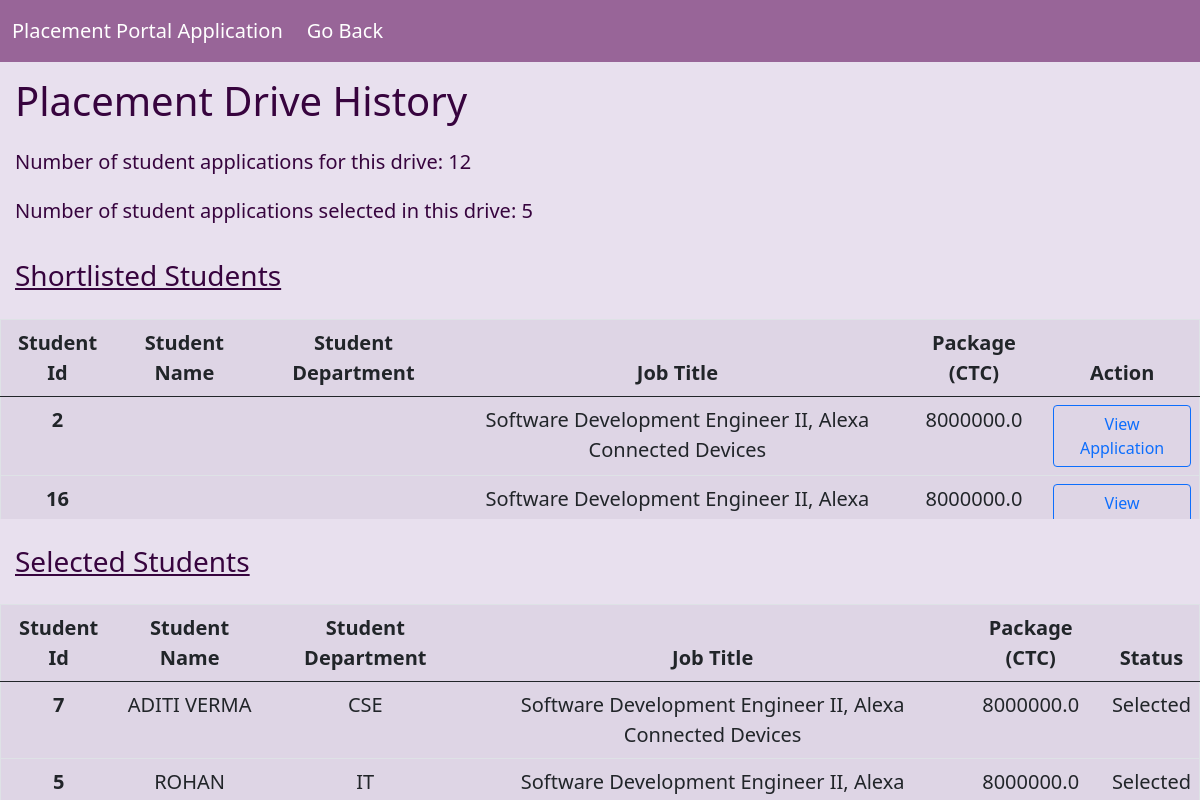
The page /view_closed_drive_history/1 on the database its author committed.
### application/models.py (models this page shows)
class Application(db.Model):
    __tablename__ = 'application'
    aid = db.Column(db.Integer, primary_key=True)
    sid = db.Column(db.Integer, db.ForeignKey('student.sid'), nullable=False)
    did = db.Column(db.Integer, db.ForeignKey('placement_drive.did'), nullable=False)
    type = db.Column(db.String(), nullable=False)
    gpa = db.Column(db.Float, nullable=False)
    yog = db.Column(db.Integer, nullable=False)
    application_date = db.Column(db.Text, nullable=False)
    resume = db.Column(db.String(), nullable=False)
    status = db.Column(db.String(), nullable=False, default='Applied') #selection status: can be updated by company [Applied, Shortlisted, Selected, Rejected]

class Placement_Drive(db.Model):
    __tablename__ = 'placement_drive'
    did = db.Column(db.Integer, primary_key=True)
    dname = db.Column(db.String(), nullable=False)
    cid = db.Column(db.Integer, db.ForeignKey('company.cid'), nullable=False)
    job_title = db.Column(db.String(), nullable=False)
    job_description = db.Column(db.String(), nullable=False)
    eligibility_criteria = db.Column(db.String(), nullable=False)
    salary = db.Column(db.Double, nullable=True)
    location = db.Column(db.String(), nullable=True)
    interview_type = db.Column(db.String(), nullable=True)
    application_deadline = db.Column(db.Text, nullable=False)
    status = db.Column(db.String(), nullable=False, default='Pending') #need to be approved by admin [Pending, Approved, Rejected, Closed]
    applications = db.relationship('Application', backref='drive', foreign_keys='Application.did', cascade='all, delete-orphan')

class Student(db.Model):
    __tablename__ = 'student'
    sid = db.Column(db.Integer, db.ForeignKey('user.uid'), primary_key=True)
    username = db.Column(db.String(), db.ForeignKey('user.username'), nullable=False)
    sname = db.Column(db.String(), nullable=False)
    sdepartment = db.Column(db.String(), nullable=False)
    gpa = db.Column(db.Float, nullable=False)
    yog = db.Column(db.Integer, nullable=False)
    contact = db.Column(db.String(), nullable=False)
    resume = db.Column(db.String(), nullable=True)
    status = db.Column(db.String(), nullable=False, default='Activated') #account status: can be deactivated by admin [Activated, Deactivated]
    applications = db.relationship('Application', backref='student', foreign_keys='Application.sid', cascade='all, delete-orphan')

### application/controllers.py (the view)
@app.route("/view_closed_drive_history/<int:drive_id>", methods=["GET", "POST"])
def view_closed_drive_history(drive_id):
    this_drive = Placement_Drive.query.filter_by(did=drive_id).first()
    this_company = Company.query.filter_by(cid=this_drive.cid).first()
    total_applications = len(Application.query.filter_by(did=drive_id).all())
    total_placed = len(Application.query.filter_by(did=drive_id, status="Selected").all())
    placed_students = Application.query.filter_by(did=drive_id, status="Selected").all()
    shortlisted_students = Application.query.filter_by(did=drive_id, status="Shortlisted").all()
    return render_template("closed_drive_history.html", this_drive=this_drive, this_company=this_company, total_applications=total_applications, total_placed=total_placed, placed_students=placed_students, shortlisted_students=shortlisted_students)

### templates/closed_drive_history.html (shortened to what this page needs)
<!DOCTYPE html>
<html lang="en">
<head>
    <link rel="stylesheet" href="/static/style.css">
    <link href="https://cdn.jsdelivr.net/npm/bootstrap@5.0.2/dist/css/bootstrap.min.css" rel="stylesheet">
</head>
<body>
    <div id="main">
        <div id="canvas" class="overflow-auto">
            <nav class="navbar navbar-expand-lg navbar-light">
                <div class="container-fluid">
                    <a class="navbar-brand" href="#">Placement Portal Application</a>
                    <div class="collapse navbar-collapse" id="navbarSupportedContent">
                        <ul class="navbar-nav me-auto mb-2 mb-lg-0">
                            <li class="nav-item">
                            <a class="nav-link active" aria-current="page" href="/company/{{this_company.cid}}">Go Back</a>
                            </li>
                        </ul>
                    </div>
                </div>
            </nav>
            <h1 class="heading">Placement Drive History</h1>
            <h5 class="heading">Number of student applications for this drive: {{total_applications}}</h5>
            <h5 class="heading">Number of student applications selected in this drive: {{total_placed}}</h5>
            <div id="content">
                <h3 class="headings my-3">Shortlisted Students</h3>
                <div id="cards" class="table" style="max-height:200px;overflow-y: scroll;">
                    <table class="table border">
                        <thead>
                            <tr>
                            <th scope="col" class="text-center">Student Id</th>
                            <th scope="col" class="text-center">Student Name</th>
                            <th scope="col" class="text-center">Student Department</th>
                            <th scope="col" class="text-center">Job Title</th>
                            <th scope="col" class="text-center">Package (CTC)</th>
                            <th scope="col" class="text-center">Action</th>
                            </tr>
                        </thead>
                        <tbody>
                            {% for student in shortlisted_students %}
                            <tr>
                            <th scope="row" class="text-center">{{student.sid}}</th>
                            <td class="text-center">{{student.sname}}</td>
                            <td class="text-center">{{student.sdepartment}}</td>
                            <td class="text-center">{{this_drive.job_title}}</td>
                            <td class="text-center">{{this_drive.salary}}</td>
                            <td class="text-center"><a href="/review_application/{{student.sid}}/{{student.did}}" class="btn btn-outline-primary">View Application</a></td>
                            </tr>
                            {% endfor %}
                        </tbody>
                    </table>
                </div>
                <h3 class="headings my-3">Selected Students</h3>
                <div id="cards" class="table" style="max-height:200px;overflow-y: scroll;">
                    <table class="table border">
                        <thead>
                            <tr>
                            <th scope="col" class="text-center">Student Id</th>
                            <th scope="col" class="text-center">Student Name</th>
                            <th scope="col" class="text-center">Student Department</th>
                            <th scope="col" class="text-center">Job Title</th>
                            <th scope="col" class="text-center">Package (CTC)</th>
                            <th scope="col" class="text-center">Status</th>
                            </tr>
                        </thead>
                        <tbody>
                            {% for placed in placed_students %}
                            <tr>
                            <th scope="row" class="text-center">{{placed.sid}}</th>
                            <td class="text-center">{{placed.student.sname}}</td>
                            <td class="text-center">{{placed.student.sdepartment}}</td>
                            <td class="text-center">{{this_drive.job_title}}</td>
                            <td class="text-center">{{this_drive.salary}}</td>
                            <td class="text-center">{{placed.status}}</td>
                            </tr>
                            {% endfor %}
                        </tbody>
                    </table>
                </div>
            </div>
        </div>
    </div>
</body>
</html>

### static/style.css (style rules this page uses)
* { margin:0px; }
#main { background-color: rgb(240, 238, 241); }
#canvas { width: 100%; margin:auto; height:800px; background-color: rgb(232, 224, 238); }
.headings { color: rgb(55, 4, 62) !important; margin: 5px; padding: 10px; margin-top: 5px; text-decoration: underline; }
#cards { height: 210px; background-color: rgb(222, 213, 229); }
.heading { color: rgb(55, 4, 62) !important; margin: 5px; padding: 10px; margin-top: 5px; }

### templates/closed_drive_history.html (style rules this page uses)
#canvas { width: 100%; margin: auto; font-size: 20px; }
body { background-color: rgb(232, 224, 238); }
.navbar, .navbar-brand, .nav-link { color: white !important; background-color: rgb(152, 101, 152) }

### rows shown on the page
Application: sid "2"
Placement_Drive: job_title "Software Development Engineer II, Alexa Connected Devices", salary "8000000.0", job_title "Software Development Engineer II, Alexa…"
Application: sid "16"
Application: sid "7", student.sname "ADITI VERMA", student.sdepartment "CSE", status "Selected"
Application: sid "5", student.sname "ROHAN…", student.sdepartment "IT", status "Selected"

### other values the page prints
{{ total_applications }} "12"
{{ total_placed }} "5"
